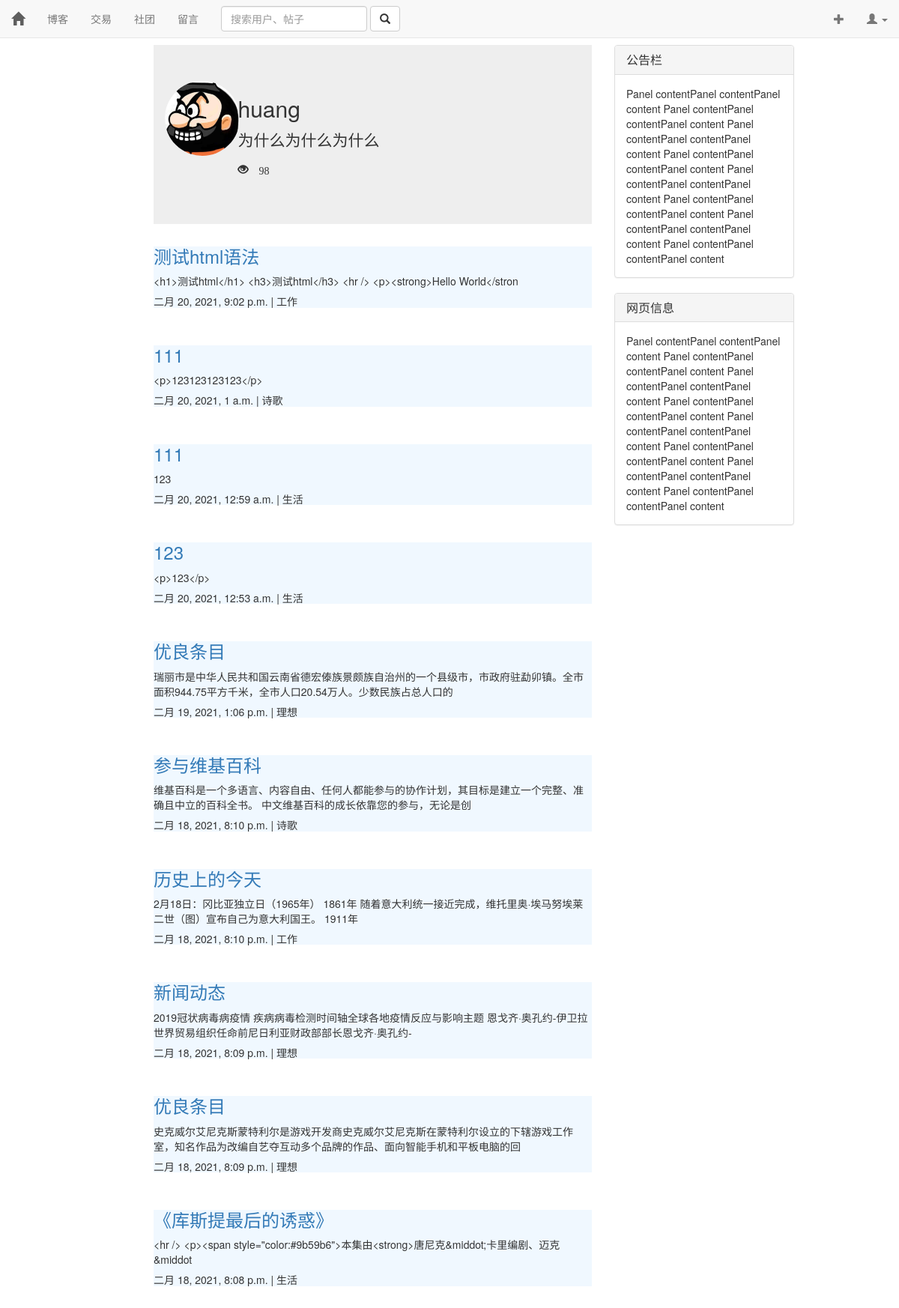
Screenshot of /user/2 (signed in) with the database file from the repository.
### user/models.py (models this page shows)
class User(AbstractUser):
    motto = models.TextField(max_length=24)
    icon = models.ImageField(default="./static/icon/default.jpg",upload_to='./static/icon/')
    browse = models.IntegerField(default=0)

### blog/models.py (models this page shows, shortened)
class Article(models.Model):
    author = models.ForeignKey(User,on_delete=models.DO_NOTHING)
    title = models.CharField(max_length=30)
    content = RichTextField()
    create_time = models.DateTimeField(auto_now_add=True)
    update_time = models.DateTimeField(auto_now=True)
    type = models.ForeignKey(ArticleType,on_delete=models.DO_NOTHING)
    class Meta:
        ordering=['-create_time']

class ArticleType(models.Model):
    title = models.CharField(max_length=30)

### user/views.py (the view)
# urls.py: path('<int:user_id>',views.room),
def room(request,user_id):
    id_user = get_object_or_404(User,id = user_id)
    if not request.COOKIES.get(str(request.user.id) + 'browse'):
        id_user.browse += 1
        id_user.save()
    context = {}
    articles = Article.objects.filter(author = id_user)
    context['id_user'] = id_user
    context['articles'] = articles
    response = render(request,'room.html',context)
    response.set_cookie(str(request.user.id) + 'browse','1',max_age=3)
    return response

### user/templates/room.html (shortened to what this page needs)
{% extends 'base.html' %}
{% block content %}
    <div class="jumbotron">
        <div class="container">
            <div class="row">
                <div class="col-md-2">
                    <img class="img-circle" src="/{{ id_user.icon }}" height="100px" width="100px">
                </div>
                <div class="col-md-10">
                    <h2>
                        {{ id_user.username }}
                    </h2>
                    {% if id_user.motto %}
                        <p>
                            {{ id_user.motto }}
                        </p>
                    {% else %}
                        <p>
                            这个人很懒，什么也没有写
                        </p>
                    {% endif %}
                    <p>
                        <div class="glyphicon glyphicon-eye-open"> {{ id_user.browse }}</div>
                    </p>
                </div>
            </div>
        </div>
    </div>
    {% for each in articles %}
        <div style="background-color: aliceblue;" >
            <a href="/blog/{{ each.id }}">
                <h3>{{ each.title }}</h3>
            </a>
            <p>
                {{ each.content |truncatechars:75 }}
            </p>
            <h5>
                {{ each.create_time }} | {{ each.type.title }}
            </h5>
        </div>
        <br>
    {% empty %}
        <h2>
            暂时没有内容
        </h2>
    {% endfor %}
{% endblock %}

### rows the page displays
User: icon (picture), username "huang", motto "为什么为什么为什么", browse "98"
Article: title "测试html语法", content "<h1>测试html</h1> <h3>测试html</h3> <hr /> <p><strong>Hello World</stron", create_time "二月 20, 2021, 9:02 p.m.", type "工作"
Article: title "111", content "<p>123123123123</p>", create_time "二月 20, 2021, 1 a.m.", type "诗歌"
Article: title "111", content "123", create_time "二月 20, 2021, 12:59 a.m.", type "生活"
Article: title "123", content "<p>123</p>", create_time "二月 20, 2021, 12:53 a.m.", type "生活"
Article: title "优良条目", content "瑞丽市是中华人民共和国云南省德宏傣族景颇族自治州的一个县级市，市政府驻勐卯镇。全市面积944.75平方千米，全市人口20.54万人。少数民族占总人口的", create_time "二月 19, 2021, 1:06 p.m.", type "理想"
Article: title "参与维基百科", content "维基百科是一个多语言、内容自由、任何人都能参与的协作计划，其目标是建立一个完整、准确且中立的百科全书。 中文维基百科的成长依靠您的参与，无论是创", create_time "二月 18, 2021, 8:10 p.m.", type "诗歌"
Article: title "历史上的今天", content "2月18日：冈比亚独立日（1965年） 1861年 随着意大利统一接近完成，维托里奥·埃马努埃莱二世（图）宣布自己为意大利国王。 1911年", create_time "二月 18, 2021, 8:10 p.m.", type "工作"
Article: title "新闻动态", content "2019冠状病毒病疫情 疾病病毒检测时间轴全球各地疫情反应与影响主题 恩戈齐·奥孔约-伊卫拉 世界贸易组织任命前尼日利亚财政部部长恩戈齐·奥孔约-", create_time "二月 18, 2021, 8:09 p.m.", type "理想"
Article: title "优良条目", content "史克威尔艾尼克斯蒙特利尔是游戏开发商史克威尔艾尼克斯在蒙特利尔设立的下辖游戏工作室，知名作品为改编自艺夺互动多个品牌的作品、面向智能手机和平板电脑的回", create_time "二月 18, 2021, 8:09 p.m.", type "理想"
Article: title "《库斯提最后的诱惑》", content "<hr /> <p><span style=\"color:#9b59b6\">本集由<strong>唐尼克&middot;卡里编剧、迈克&middot", create_time "二月 18, 2021, 8:08 p.m.", type "生活"
